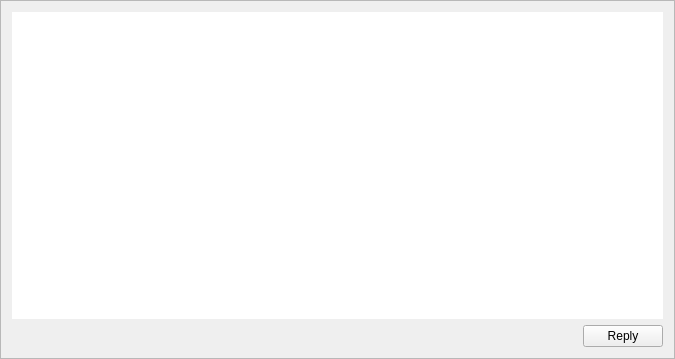
<?xml version="1.0" encoding="UTF-8"?>
<ui version="4.0">
 <class>MessagesFrame</class>
 <widget class="QFrame" name="MessagesFrame">
  <property name="geometry">
   <rect>
    <x>0</x>
    <y>0</y>
    <width>675</width>
    <height>359</height>
   </rect>
  </property>
  <property name="windowTitle">
   <string>Frame</string>
  </property>
  <property name="autoFillBackground">
   <bool>false</bool>
  </property>
  <property name="styleSheet">
   <string notr="true">QHeaderView::section {
background-color: #2D2C4D;
color: rgb(215, 215, 215);
padding: 3px;
padding-left: 6px;
border: 0;
margin-bottom: 4px;
font-size: 10pt;
}
</string>
  </property>
  <property name="frameShape">
   <enum>QFrame::StyledPanel</enum>
  </property>
  <property name="frameShadow">
   <enum>QFrame::Raised</enum>
  </property>
  <layout class="QVBoxLayout" name="verticalLayout">
   <item>
    <widget class="QTreeView" name="m_messagesView">
     <property name="palette">
      <palette>
       <active>
        <colorrole role="AlternateBase">
         <brush brushstyle="SolidPattern">
          <color alpha="255">
           <red>114</red>
           <green>97</green>
           <blue>158</blue>
          </color>
         </brush>
        </colorrole>
       </active>
       <inactive>
        <colorrole role="AlternateBase">
         <brush brushstyle="SolidPattern">
          <color alpha="255">
           <red>114</red>
           <green>97</green>
           <blue>158</blue>
          </color>
         </brush>
        </colorrole>
       </inactive>
       <disabled>
        <colorrole role="AlternateBase">
         <brush brushstyle="SolidPattern">
          <color alpha="255">
           <red>114</red>
           <green>97</green>
           <blue>158</blue>
          </color>
         </brush>
        </colorrole>
       </disabled>
      </palette>
     </property>
     <property name="autoFillBackground">
      <bool>true</bool>
     </property>
     <property name="styleSheet">
      <string notr="true">alternate-background-color: #72619e;
</string>
     </property>
     <property name="frameShape">
      <enum>QFrame::NoFrame</enum>
     </property>
     <property name="sizeAdjustPolicy">
      <enum>QAbstractScrollArea::AdjustIgnored</enum>
     </property>
     <property name="editTriggers">
      <set>QAbstractItemView::AnyKeyPressed|QAbstractItemView::CurrentChanged|QAbstractItemView::EditKeyPressed|QAbstractItemView::SelectedClicked</set>
     </property>
     <property name="alternatingRowColors">
      <bool>true</bool>
     </property>
     <property name="rootIsDecorated">
      <bool>false</bool>
     </property>
     <property name="uniformRowHeights">
      <bool>true</bool>
     </property>
     <property name="itemsExpandable">
      <bool>false</bool>
     </property>
     <property name="sortingEnabled">
      <bool>false</bool>
     </property>
     <attribute name="headerCascadingSectionResizes">
      <bool>true</bool>
     </attribute>
     <attribute name="headerHighlightSections">
      <bool>true</bool>
     </attribute>
     <attribute name="headerShowSortIndicator" stdset="0">
      <bool>false</bool>
     </attribute>
    </widget>
   </item>
   <item>
    <layout class="QHBoxLayout" name="horizontalLayout">
     <item>
      <spacer name="horizontalSpacer">
       <property name="orientation">
        <enum>Qt::Horizontal</enum>
       </property>
       <property name="sizeHint" stdset="0">
        <size>
         <width>40</width>
         <height>20</height>
        </size>
       </property>
      </spacer>
     </item>
     <item>
      <widget class="QPushButton" name="m_replyButton">
       <property name="text">
        <string>Reply</string>
       </property>
      </widget>
     </item>
    </layout>
   </item>
  </layout>
 </widget>
 <resources>
  <include location="../../resources.qrc"/>
 </resources>
 <connections>
  <connection>
   <sender>m_messagesView</sender>
   <signal>doubleClicked(QModelIndex)</signal>
   <receiver>MessagesFrame</receiver>
   <slot>messageDoubleClicked(QModelIndex)</slot>
   <hints>
    <hint type="sourcelabel">
     <x>337</x>
     <y>158</y>
    </hint>
    <hint type="destinationlabel">
     <x>337</x>
     <y>179</y>
    </hint>
   </hints>
  </connection>
  <connection>
   <sender>m_replyButton</sender>
   <signal>clicked()</signal>
   <receiver>MessagesFrame</receiver>
   <slot>replyClicked()</slot>
   <hints>
    <hint type="sourcelabel">
     <x>623</x>
     <y>329</y>
    </hint>
    <hint type="destinationlabel">
     <x>337</x>
     <y>179</y>
    </hint>
   </hints>
  </connection>
 </connections>
 <slots>
  <slot>messageDoubleClicked(QModelIndex)</slot>
  <slot>replyClicked()</slot>
 </slots>
</ui>
